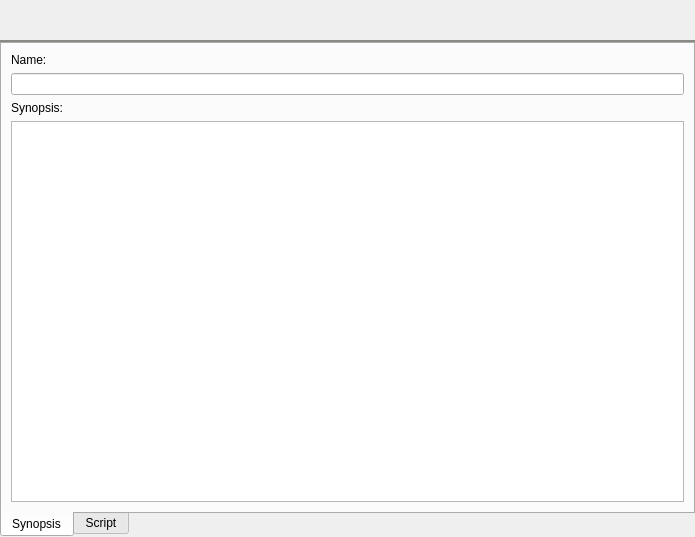
<?xml version="1.0" encoding="UTF-8"?>
<ui version="4.0">
 <class>Sabrina::ComicscriptEditor</class>
 <widget class="QWidget" name="Sabrina::ComicscriptEditor">
  <property name="geometry">
   <rect>
    <x>0</x>
    <y>0</y>
    <width>695</width>
    <height>537</height>
   </rect>
  </property>
  <property name="windowTitle">
   <string>Form</string>
  </property>
  <layout class="QVBoxLayout" name="verticalLayout">
   <property name="spacing">
    <number>0</number>
   </property>
   <property name="leftMargin">
    <number>0</number>
   </property>
   <property name="topMargin">
    <number>0</number>
   </property>
   <property name="rightMargin">
    <number>0</number>
   </property>
   <property name="bottomMargin">
    <number>0</number>
   </property>
   <item>
    <widget class="QWidget" name="configWidget" native="true">
     <property name="sizePolicy">
      <sizepolicy hsizetype="Preferred" vsizetype="Minimum">
       <horstretch>0</horstretch>
       <verstretch>0</verstretch>
      </sizepolicy>
     </property>
     <layout class="QHBoxLayout" name="horizontalLayout">
      <item>
       <widget class="QPushButton" name="addPageButton">
        <property name="toolTip">
         <string>Add page</string>
        </property>
        <property name="text">
         <string/>
        </property>
        <property name="icon">
         <iconset resource="../../model/ressources/ressources.qrc">
          <normaloff>:/icons/icons/comic_parts/addPage.svg</normaloff>:/icons/icons/comic_parts/addPage.svg</iconset>
        </property>
        <property name="iconSize">
         <size>
          <width>20</width>
          <height>20</height>
         </size>
        </property>
        <property name="default">
         <bool>false</bool>
        </property>
        <property name="flat">
         <bool>true</bool>
        </property>
       </widget>
      </item>
      <item>
       <widget class="QPushButton" name="addPanelButton">
        <property name="toolTip">
         <string>Add panel</string>
        </property>
        <property name="text">
         <string/>
        </property>
        <property name="icon">
         <iconset resource="../../model/ressources/ressources.qrc">
          <normaloff>:/icons/icons/comic_parts/addPanel.svg</normaloff>:/icons/icons/comic_parts/addPanel.svg</iconset>
        </property>
        <property name="iconSize">
         <size>
          <width>20</width>
          <height>20</height>
         </size>
        </property>
        <property name="flat">
         <bool>true</bool>
        </property>
       </widget>
      </item>
      <item>
       <widget class="QPushButton" name="addCaptionButton">
        <property name="toolTip">
         <string>Add caption</string>
        </property>
        <property name="text">
         <string/>
        </property>
        <property name="icon">
         <iconset resource="../../model/ressources/ressources.qrc">
          <normaloff>:/icons/icons/comic_parts/addCaption.svg</normaloff>:/icons/icons/comic_parts/addCaption.svg</iconset>
        </property>
        <property name="iconSize">
         <size>
          <width>20</width>
          <height>20</height>
         </size>
        </property>
        <property name="flat">
         <bool>true</bool>
        </property>
       </widget>
      </item>
      <item>
       <widget class="QPushButton" name="addDialogButton">
        <property name="toolTip">
         <string>Add dialog</string>
        </property>
        <property name="text">
         <string/>
        </property>
        <property name="icon">
         <iconset resource="../../model/ressources/ressources.qrc">
          <normaloff>:/icons/icons/comic_parts/addDialog.svg</normaloff>:/icons/icons/comic_parts/addDialog.svg</iconset>
        </property>
        <property name="iconSize">
         <size>
          <width>20</width>
          <height>20</height>
         </size>
        </property>
        <property name="flat">
         <bool>true</bool>
        </property>
       </widget>
      </item>
      <item>
       <spacer name="horizontalSpacer">
        <property name="orientation">
         <enum>Qt::Horizontal</enum>
        </property>
        <property name="sizeHint" stdset="0">
         <size>
          <width>490</width>
          <height>20</height>
         </size>
        </property>
       </spacer>
      </item>
     </layout>
    </widget>
   </item>
   <item>
    <widget class="QWidget" name="widget" native="true">
     <property name="sizePolicy">
      <sizepolicy hsizetype="Preferred" vsizetype="Fixed">
       <horstretch>0</horstretch>
       <verstretch>2</verstretch>
      </sizepolicy>
     </property>
     <property name="minimumSize">
      <size>
       <width>0</width>
       <height>2</height>
      </size>
     </property>
     <property name="baseSize">
      <size>
       <width>0</width>
       <height>2</height>
      </size>
     </property>
     <property name="autoFillBackground">
      <bool>false</bool>
     </property>
     <property name="styleSheet">
      <string notr="true">background-color: rgb(136, 138, 133);</string>
     </property>
    </widget>
   </item>
   <item>
    <widget class="QTabWidget" name="tabWidget">
     <property name="tabPosition">
      <enum>QTabWidget::South</enum>
     </property>
     <property name="tabShape">
      <enum>QTabWidget::Rounded</enum>
     </property>
     <property name="currentIndex">
      <number>0</number>
     </property>
     <widget class="QWidget" name="tabSynopsis">
      <attribute name="title">
       <string>Synopsis</string>
      </attribute>
      <layout class="QVBoxLayout" name="verticalLayout_2">
       <item>
        <widget class="QLabel" name="label">
         <property name="text">
          <string>Name:</string>
         </property>
        </widget>
       </item>
       <item>
        <widget class="QLineEdit" name="nameEdit"/>
       </item>
       <item>
        <widget class="QLabel" name="label_2">
         <property name="text">
          <string>Synopsis:</string>
         </property>
        </widget>
       </item>
       <item>
        <widget class="QTextEdit" name="synopsisEdit"/>
       </item>
      </layout>
     </widget>
     <widget class="QWidget" name="tabScript">
      <attribute name="title">
       <string>Script</string>
      </attribute>
      <layout class="QHBoxLayout" name="horizontalLayout_2">
       <property name="spacing">
        <number>0</number>
       </property>
       <property name="leftMargin">
        <number>0</number>
       </property>
       <property name="topMargin">
        <number>0</number>
       </property>
       <property name="rightMargin">
        <number>0</number>
       </property>
       <property name="bottomMargin">
        <number>0</number>
       </property>
       <item>
        <widget class="Sabrina::ComicscriptEditWidget" name="editWidget" native="true">
         <property name="sizePolicy">
          <sizepolicy hsizetype="Preferred" vsizetype="Expanding">
           <horstretch>0</horstretch>
           <verstretch>0</verstretch>
          </sizepolicy>
         </property>
        </widget>
       </item>
      </layout>
     </widget>
    </widget>
   </item>
  </layout>
 </widget>
 <customwidgets>
  <customwidget>
   <class>Sabrina::ComicscriptEditWidget</class>
   <extends>QWidget</extends>
   <header>widgets/comicscripteditwidget.h</header>
   <container>1</container>
  </customwidget>
 </customwidgets>
 <resources>
  <include location="../../model/ressources/ressources.qrc"/>
 </resources>
 <connections/>
</ui>
